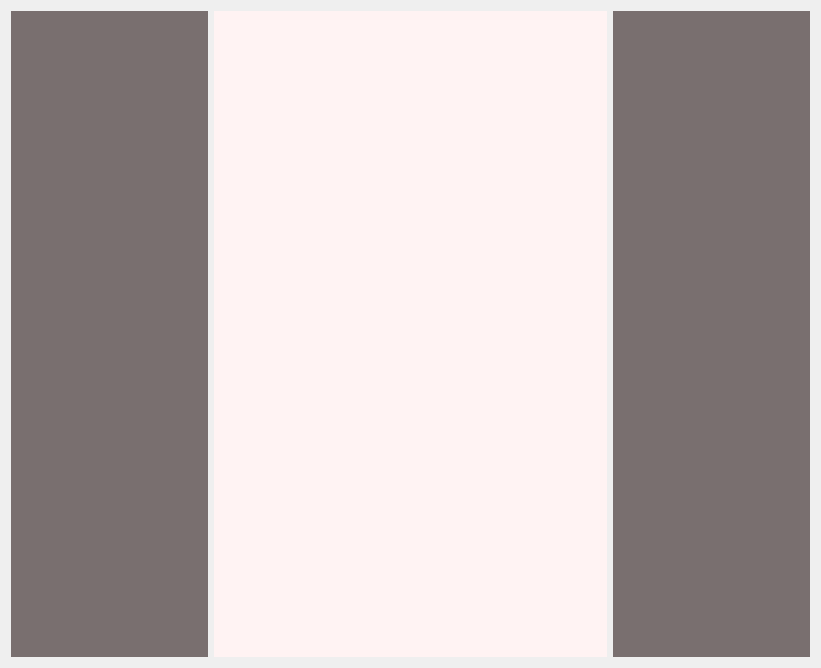
<?xml version="1.0" encoding="UTF-8"?>
<ui version="4.0">
 <class>Form</class>
 <widget class="QWidget" name="Form">
  <property name="geometry">
   <rect>
    <x>0</x>
    <y>0</y>
    <width>821</width>
    <height>668</height>
   </rect>
  </property>
  <property name="windowTitle">
   <string>Form</string>
  </property>
  <layout class="QHBoxLayout" name="horizontalLayout">
   <item>
    <widget class="QWidget" name="border_left" native="true">
     <property name="sizePolicy">
      <sizepolicy hsizetype="Preferred" vsizetype="Preferred">
       <horstretch>2</horstretch>
       <verstretch>0</verstretch>
      </sizepolicy>
     </property>
     <property name="styleSheet">
      <string notr="true">background-color: rgb(121, 111, 111);</string>
     </property>
    </widget>
   </item>
   <item>
    <widget class="QWidget" name="page_container" native="true">
     <property name="sizePolicy">
      <sizepolicy hsizetype="Preferred" vsizetype="Preferred">
       <horstretch>4</horstretch>
       <verstretch>0</verstretch>
      </sizepolicy>
     </property>
     <property name="styleSheet">
      <string notr="true">background-color: rgb(255, 243, 243);</string>
     </property>
     <layout class="QHBoxLayout" name="horizontalLayout_2"/>
    </widget>
   </item>
   <item>
    <widget class="QWidget" name="border_right" native="true">
     <property name="sizePolicy">
      <sizepolicy hsizetype="Preferred" vsizetype="Preferred">
       <horstretch>2</horstretch>
       <verstretch>0</verstretch>
      </sizepolicy>
     </property>
     <property name="styleSheet">
      <string notr="true">background-color: rgb(121, 111, 111);</string>
     </property>
    </widget>
   </item>
  </layout>
 </widget>
 <resources/>
 <connections/>
</ui>
